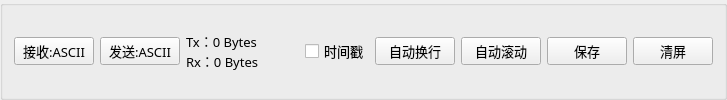
       <widget class="QGroupBox" name="FOMAT_groupBox_2">
        <property name="font">
         <font>
          <family>优设标题黑</family>
          <pointsize>10</pointsize>
         </font>
        </property>
        <property name="title">
         <string/>
        </property>
        <layout class="QGridLayout" name="gridLayout_5">
         <item row="0" column="0">
          <layout class="QGridLayout" name="gridLayout_4">
           <item row="0" column="0">
            <layout class="QHBoxLayout" name="horizontalLayout_9">
             <item>
              <widget class="QPushButton" name="recv_format_pushButton">
               <property name="font">
                <font>
                 <family>优设标题黑</family>
                 <pointsize>10</pointsize>
                </font>
               </property>
               <property name="text">
                <string>接收:ASCII</string>
               </property>
              </widget>
             </item>
             <item>
              <widget class="QPushButton" name="send_format_pushButton">
               <property name="font">
                <font>
                 <family>优设标题黑</family>
                 <pointsize>10</pointsize>
                </font>
               </property>
               <property name="text">
                <string>发送:ASCII</string>
               </property>
              </widget>
             </item>
            </layout>
           </item>
           <item row="0" column="1">
            <layout class="QVBoxLayout" name="verticalLayout_3">
             <property name="spacing">
              <number>0</number>
             </property>
             <property name="leftMargin">
              <number>0</number>
             </property>
             <item>
              <widget class="QLabel" name="Tx_label">
               <property name="font">
                <font>
                 <family>优设标题黑</family>
                 <pointsize>10</pointsize>
                </font>
               </property>
               <property name="text">
                <string>Tx：0 Bytes</string>
               </property>
              </widget>
             </item>
             <item>
              <widget class="QLabel" name="Rx_label">
               <property name="font">
                <font>
                 <family>优设标题黑</family>
                 <pointsize>10</pointsize>
                </font>
               </property>
               <property name="text">
                <string>Rx：0 Bytes</string>
               </property>
              </widget>
             </item>
            </layout>
           </item>
           <item row="0" column="3">
            <layout class="QHBoxLayout" name="horizontalLayout_8" stretch="0,0,0,0,0">
             <item>
              <widget class="QCheckBox" name="time_checkBox">
               <property name="font">
                <font>
                 <family>优设标题黑</family>
                 <pointsize>10</pointsize>
                </font>
               </property>
               <property name="text">
                <string>时间戳</string>
               </property>
              </widget>
             </item>
             <item>
              <widget class="QPushButton" name="auto_reline_pushButton">
               <property name="font">
                <font>
                 <family>优设标题黑</family>
                 <pointsize>10</pointsize>
                </font>
               </property>
               <property name="text">
                <string>自动换行</string>
               </property>
              </widget>
             </item>
             <item>
              <widget class="QPushButton" name="Auto_roll_pushButton">
               <property name="font">
                <font>
                 <family>优设标题黑</family>
                 <pointsize>10</pointsize>
                </font>
               </property>
               <property name="text">
                <string>自动滚动</string>
               </property>
              </widget>
             </item>
             <item>
              <widget class="QPushButton" name="Save_pushButton">
               <property name="font">
                <font>
                 <family>优设标题黑</family>
                 <pointsize>10</pointsize>
                </font>
               </property>
               <property name="mouseTracking">
                <bool>false</bool>
               </property>
               <property name="text">
                <string>保存</string>
               </property>
              </widget>
             </item>
             <item>
              <widget class="QPushButton" name="Clear_recvbuf_pushButton">
               <property name="font">
                <font>
                 <family>优设标题黑</family>
                 <pointsize>10</pointsize>
                </font>
               </property>
               <property name="text">
                <string>清屏</string>
               </property>
              </widget>
             </item>
            </layout>
           </item>
           <item row="0" column="2">
            <spacer name="horizontalSpacer_2">
             <property name="orientation">
              <enum>Qt::Horizontal</enum>
             </property>
             <property name="sizeHint" stdset="0">
              <size>
               <width>40</width>
               <height>20</height>
              </size>
             </property>
            </spacer>
           </item>
          </layout>
         </item>
        </layout>
       </widget>
